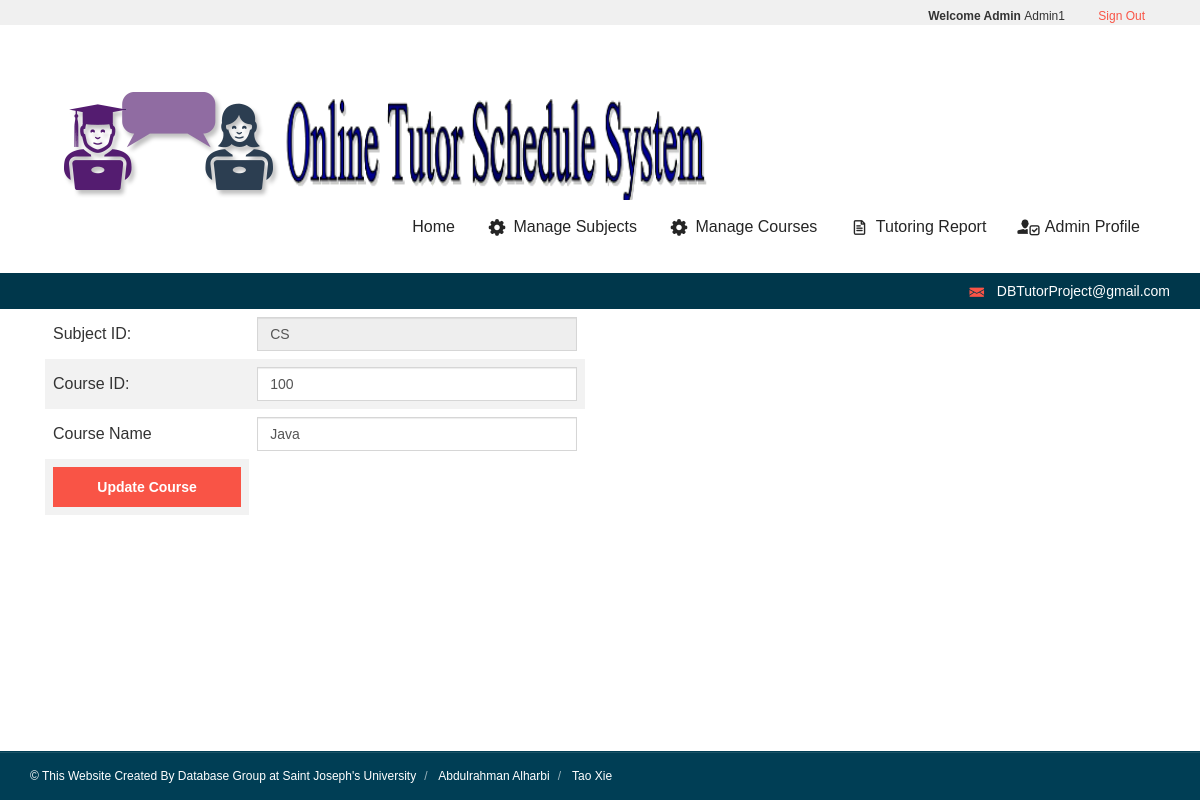
/edit_course.php?Edit=100 (signed in), run on the app's committed database.
### tables this page shows
CREATE TABLE `course` (
  `CourseID` int(11) NOT NULL,
  `CourseName` varchar(25) NOT NULL,
  `AdminID` varchar(25) NOT NULL,
  `SubjectID` varchar(25) NOT NULL
);

### session_admin.php (called while the page is built, shortened)
<?php
   include('config.php');
   $user_check = $_SESSION['login_user'];
   $ses_sql = mysqli_query($db,"SELECT Username FROM login WHERE Username = '$user_check' ");
   $row = mysqli_fetch_array($ses_sql,MYSQLI_ASSOC);
   $login_session = $row['Username'];
?>

### edit_course.php (the view, shortened to what this page needs)
<?php
	require "master_admin.php";
?>
<?php
	if (isset($_GET['Edit']))
	{
		$courseID = $_GET['Edit'];
		$que = mysql_query("Select * FROM course WHERE courseID = '$courseID'");
		$row = mysql_fetch_array($que);
	}
?>
	<div class="container">
		<form action="edit_course.php" method="post" enctype="multipart/form-data">
		<div class="col-md-6 sidebar">
			<table align="center" width="100%" height="100%">
				<tr>
					<td>Subject ID:</td>
					<td><input type="text" name="subjectID" id="subjectID" value="<?php echo $row['SubjectID']; ?>" class="form-control" required readonly>
					</td>
				</tr>
				<tr>
					<td>Course ID:</td>
					<td><input type="text" name="courseID" id="courseID" value="<?php echo $row['CourseID']; ?>" class="form-control" required>
					</td>
				</tr>
				<tr>
					<td>Course Name</td>
					<td><input type="text" name="courseName" id="courseName" value="<?php echo $row['CourseName']; ?>" class="form-control" required></td>
				</tr>
				<tr>
					<td><button type="submit" class="btn btn-primary btn-block">Update Course</button></td>
				</tr>
			</table>
		</div>
		</form>
	</div>
<?php
	require "masterFooter.php";
?>

### master_admin.php (shortened to what this page needs)
<?php
include('session_admin.php');
?>
<html>
<head>
    <link rel="stylesheet" type="text/css" href="assets/css/bootstrap.min.css" media="screen, projection">
    <link rel="stylesheet" type="text/css" href="libraries/pictopro-normal/pictopro-normal.css" media="screen, projection">
    <link rel="stylesheet" type="text/css" href="assets/css/carat.css" media="screen, projection">
</head>
<body onload="getLocation()">
  <div class="topbar gray">
	<div class="container">
		<div class="row">
            <div class="col-md-6 col-xs-12 header-top-right">
                <div>
                    <div class="languages">
                        <ul>
							<li><b>Welcome Admin </b><?php echo $login_session; ?></li>
                            <li><a href = "logoutPage.php">Sign Out</a></li>
                        </ul>
                    </div>
                </div>
            </div>
		</div>
	</div>
</div>
<header id="header">
	<div class="header-inner">
		<div class="container">
			<div class="row">
				<div class="col-md-12 clearfix">
					<div class="brand">
						<div class="logo">
							<a href="/">
								<img src="assets/img/pp.png" alt="Carat HTML Template">
							</a>
						</div>
					</div>
					<nav class="collapse navbar-collapse navbar-collapse" role="navigation">
						<ul class="navigation">
						<li><a href="index_admin.php">Home</a></li>
						<li><a href="addSubject.php"><i class="icon icon-normal-cog-wheel"></i> Manage Subjects</a></li>
						<li><a href="addCourse.php"><i class="icon icon-normal-cog-wheel"></i> Manage Courses</a></li>
						<li><a href="tutoringReport.php"><i class="icon icon-normal-file-text"></i> Tutoring Report</a></li>
						<li><a href="adminProfile.php"><i class="icon icon-normal-profile-checkbox"></i> Admin Profile</a></li>
						</ul>
					</nav>
				</div>
			</div>
		</div>
	</div>
</header>
<div class="infobar">
	<div class="container">
		<div class="row">
			<div class="col-md-12">
				<div class="contact pull-right">
					<div class="contact-item mail">
						<div class="label"><i class="icon icon-normal-mail"></i></div>
						<div class="value"><a href="mailto:DBTutorProject@gmail.com">DBTutorProject@gmail.com</a></div>
					</div>
				</div>
			</div>
		</div>
	</div>
</div>

### libraries/pictopro-normal/pictopro-normal.css (style rules this page uses)
[class^="icon-normal"], [class*=" icon-normal"] { font-family: 'PictoPro-Normal'; speak: none; font-style: normal; font-weight: normal; font-variant: normal; text-transform: none; line-height: 1; -webkit-font-smoothing: antialiased; -moz-osx-font-smoothing: grayscale; }
.icon-normal-profile-checkbox:before { content: "\e69d"; }
.icon-normal-mail:before { content: "\e6a0"; }
.icon-normal-file-text:before { content: "\e6e2"; }
.icon-normal-cog-wheel:before { content: "\e720"; }

### assets/css/carat.css (style rules this page uses)
.topbar .header-top-right>div { float:right }
#header .header-inner { padding:25px 0px }
#header .header-inner .brand { float:left }
#header .header-inner .brand .logo { display:inline-block }
#header .header-inner .navigation { float:right;list-style:none;margin:3px 0px 0px 0px;padding:0px }
#header .header-inner .navigation>li { float:left }
#header .header-inner .navigation>li>a { -webkit-transition:none;-moz-transition:none;-o-transition:none;transition:none;border-radius:0px;color:#252525;display:block;font-family:'Source Sans Pro', Arial, sans-serif;font-size:16px;padding:8px 15px;text-decoration:none }
.infobar { background-color:#00374b }
.infobar .contact .contact-item { display:inline-block;font-size:14px }
.infobar .contact .contact-item .label { color:#f95446;display:inline }
.infobar .contact .contact-item .label .icon { font-size:20px;vertical-align:-5px }
.infobar .contact .contact-item .value { color:#fff;display:inline;line-height:36px }
.infobar .contact .contact-item .value a { color:#fff;text-decoration:none }
.languages { float:left;margin:8px 10px 0px 10px }
.languages ul { list-style:none;margin:0px;padding:0px }
.languages ul li { display:inline-block;margin:0px 15px }
.topbar { position:relative }
textarea,input,button { -webkit-font-smoothing:antialiased }
.form-control { -webkit-transition:background-color 0.2s;-moz-transition:background-color 0.2s;-o-transition:background-color 0.2s;transition:background-color 0.2s;border-radius:0px;background-color:#fff;border:1px solid #d6d6d6 }
.btn-primary { -webkit-transition:background-color 0.5s;-moz-transition:background-color 0.5s;-o-transition:background-color 0.5s;transition:background-color 0.5s;width:100%;border-radius:0px;padding:10px;background-color:#f95446;border-width:0px }
.btn-primary { font-weight:900 }
html { height:100% }
body { display:table;font-family:Arial, sans-serif;height:100%;min-height:100%;width:100%;-webkit-font-smoothing:antialiased;font-size:12px }
body i.icon { font-size:24px;vertical-align:middle }
body a { color:#f95446;-webkit-transition:color 0.3s;-moz-transition:color 0.3s;-o-transition:color 0.3s;transition:color 0.3s }
#header { display:table-row;height:1px }
.gray { background-color:#f0f0f0 }

### edit_course.php (style rules this page uses)
table { border-collapse: collapse; width: 100%; }
th, td { text-align: left; padding: 8px; }
tr:nth-child(even) { background-color: #f2f2f2 }

### data on the page
course: subjectID "CS", courseID "100", courseName "Java"

### other printed values
$login_session "Admin1"
